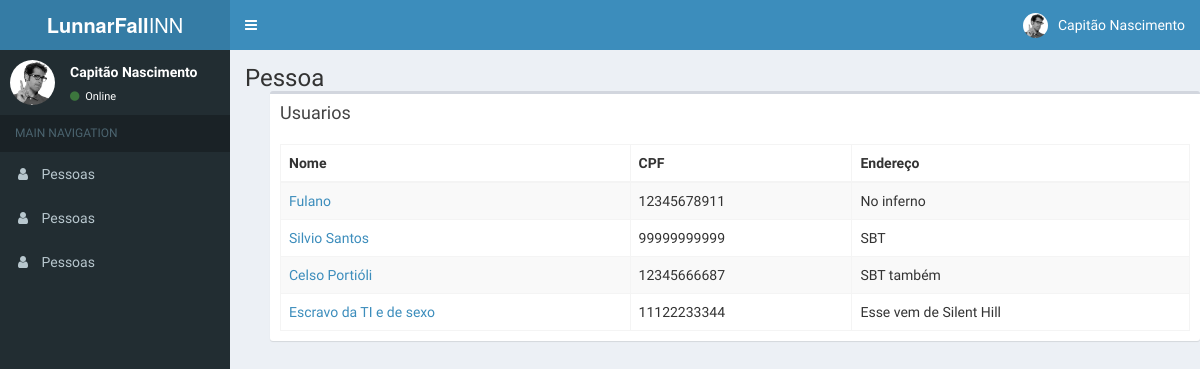
Page /pessoa/ on the earlier database version.
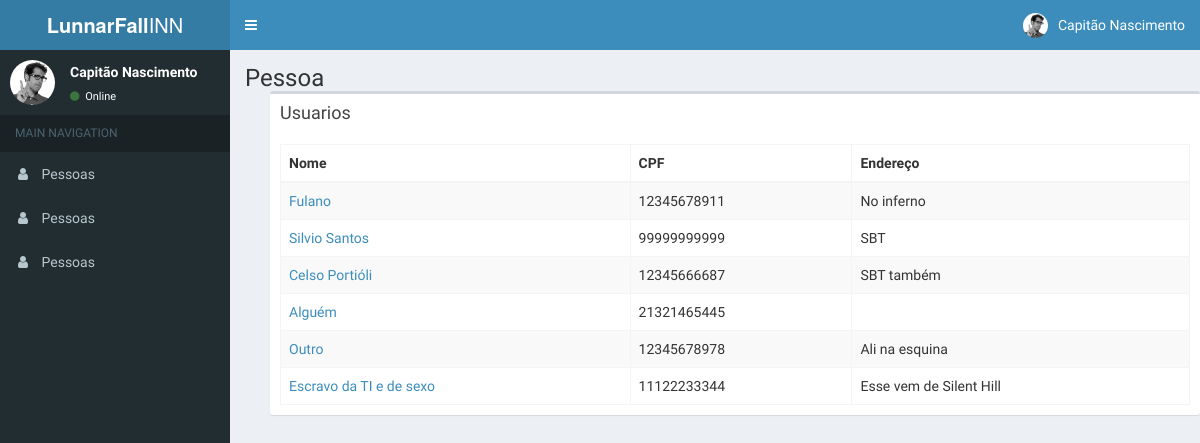
Same page on the later database version.
### pessoa/models.py (models this page shows, shortened)
class Pessoa(models.Model):
    nome = models.CharField(max_length=200)
    cpf = models.CharField(max_length=11)
    endereco = models.TextField(blank=True)
    class Meta:
        abstract = True

class Cliente(Pessoa):
    data_cadastro = models.DateField()
    despesa_total = models.DecimalField(decimal_places=2, max_digits=10, default=0)

class Funcionario(Pessoa):
    CARGO = (
        ('C', 'Chefe'),
        ('M', 'Master'),
        ('J', 'Jedi'),
    )
    data_admissao = models.DateField()
    salario = models.DecimalField(decimal_places=2, max_digits=10)
    cargo = models.CharField(max_length=1, choices=CARGO)

### pessoa/views.py (the view)
class PessoaIndexView(generic.ListView):
    template_name = 'pessoa/index.html'
    context_object_name = 'data'
    def get_queryset(self):
        all = list(chain(Cliente.objects.all(), Funcionario.objects.all()))
        response = {
            'name_header': 'Pessoa',
            'all_people': all,
        }
        return response

### lunnarfall/templates/pessoa/index.html
{% extends 'base/base.html' %}
{% block body %}
    <ul>
    <div class="box">
        <div class="box-header">
          <h3 class="box-title">Usuarios</h3>
        </div>
        <div class="box-body">
          <table id="example1" class="table table-bordered table-striped">
            <thead>
            <tr>
              <th>Nome</th>
              <th>CPF</th>
              <th>Endereço</th>
            </tr>
            </thead>
            <tbody>
            {% for cliente in data.all_people %}
                <tr>
                  <td><a href="{% url 'pessoa:detail' cliente.pk %}">{{ cliente.nome }}</a></td>
                  <td>{{ cliente.cpf }}</td>
                  <td>{{ cliente.endereco }}</td>
                </tr>
            {% endfor %}
            </tbody>
          </table>
        </div>
      </div>
    </ul>
{% endblock %}

### lunnarfall/templates/base/base.html (shortened to what this page needs)
<!DOCTYPE html>
<html lang="en">
<head>
    {% load staticfiles %}
    <link rel="stylesheet" href="{% static 'bootstrap/css/bootstrap.min.css' %}">
    <link rel="stylesheet" href="https://cdnjs.cloudflare.com/ajax/libs/font-awesome/4.5.0/css/font-awesome.min.css">
    <link rel="stylesheet" href="https://cdnjs.cloudflare.com/ajax/libs/ionicons/2.0.1/css/ionicons.min.css">
    <link rel="stylesheet" href="{% static 'exemplo/css/AdminLTE.min.css' %}">
    <link rel="stylesheet" href="{% static 'exemplo/css/skins/_all-skins.min.css' %}">
    <link rel="stylesheet" href="{% static 'plugins/iCheck/flat/blue.css' %}">
    <link rel="stylesheet" href="{% static 'plugins/morris/morris.css' %}">
    <link rel="stylesheet" href="{% static 'plugins/jvectormap/jquery-jvectormap-1.2.2.css' %}">
    <link rel="stylesheet" href="{% static 'plugins/datepicker/datepicker3.css' %}">
    <link rel="stylesheet" href="{% static 'plugins/daterangepicker/daterangepicker.css' %}">
    <link rel="stylesheet" href="{% static 'plugins/bootstrap-wysihtml5/bootstrap3-wysihtml5.min.css' %}">
</head>
<body class="skin-blue sidebar-mini wysihtml5-supported" style="height: auto;">
<div class="wrapper" style="height: auto;">
    <header class="main-header">
        <a href="{% url 'lunnarfall:index' %}" class="logo">
            <span class="logo-lg"><b>LunnarFall</b>INN</span>
        </a>
        <nav class="navbar navbar-static-top">
            <a href="#" class="sidebar-toggle" data-toggle="offcanvas" role="button">
            </a>
            <div class="navbar-custom-menu">
                <ul class="nav navbar-nav">
                    <li class="dropdown user user-menu">
                        <a href="#" class="dropdown-toggle" data-toggle="dropdown">
                            <img src="{% static 'exemplo/img/user2-160x160.jpg' %}" class="user-image" alt="User Image">
                            <span class="hidden-xs">Capitão Nascimento</span>
                        </a>
                    </li>
                </ul>
            </div>
        </nav>
    </header>
    <aside class="main-sidebar">
        <section class="sidebar" style="height: auto;">
            <div class="user-panel">
                <div class="pull-left image">
                    <img src="{% static 'exemplo/img/user2-160x160.jpg' %}" class="img-circle" alt="User Image">
                </div>
                <div class="pull-left info">
                    <p>Capitão Nascimento</p>
                    <a href="#"><i class="fa fa-circle text-success"></i> Online</a>
                </div>
            </div>
            <ul class="sidebar-menu">
                <li class="header">MAIN NAVIGATION</li>
                <li>
                    <a href="{% url 'pessoa:index' %}">
                        <i class="fa fa-user"></i>
                        <span>Pessoas</span>
                    </a>
                </li>
                <li>
                    <a href="{% url 'pessoa:cliente_index' %}">
                        <i class="fa fa-user"></i>
                        <span>Pessoas</span>
                    </a>
                </li>
                <li>
                    <a href="{% url 'pessoa:funcionario_index' %}">
                        <i class="fa fa-user"></i>
                        <span>Pessoas</span>
                    </a>
                </li>
            </ul>
        </section>
    </aside>
    <div class="content-wrapper" style="min-height: 1114px;">
        <section class="content-header">
            <h1>
                {{ data.name_header }}
            </h1>
        </section>
        {% block body %}
        {% endblock %}
    </div>
</div>
</body>
</html>

Differences in the rows shown:
added Cliente: nome "Alguém", cpf "21321465445"
added Cliente: nome "Outro", cpf "12345678978", endereco "Ali na esquina"
